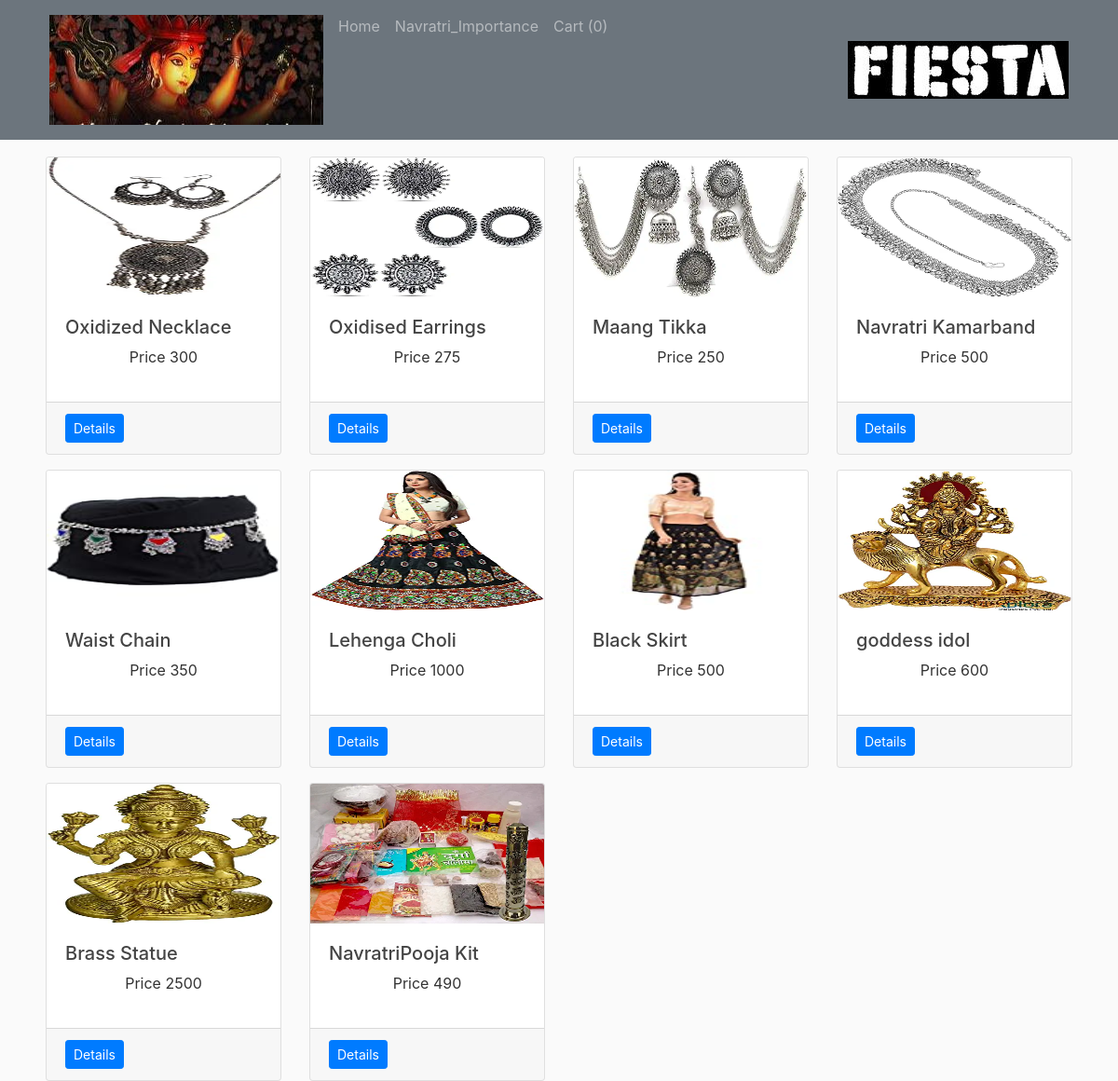
Screenshot of /navratri with the database file from the repository.
### database.py (models this page shows, shortened)
class Navratri(db.Model,UserMixin):
	id = db.Column(db.Integer,primary_key=True)
	image = db.Column(db.String(120),nullable=False)
	name = db.Column(db.String(120),nullable=False,unique=True)
	types = db.Column(db.String(120),nullable=False)
	category = db.Column(db.String(120),nullable=False)
	price = db.Column(db.Integer,nullable=False)
	companyname = db.Column(db.String(120),nullable=False)
	quantity = db.Column(db.Integer,nullable=False)
	detail = db.Column(db.String(200),nullable=False)
	username = db.Column(db.String(120),nullable=False)

### new.py (the view)
@app.route("/navratri")
def navratri():
	return render_template('navratri.html',products=Navratri.query.all())

### template/navratri.html (shortened to what this page needs)
<!DOCTYPE html>
<html>
<head>
    <link rel="stylesheet" href="https://stackpath.bootstrapcdn.com/bootstrap/4.4.1/css/bootstrap.min.css">
    <link rel="stylesheet" type="text/css" href="{{url_for('static', filename='main.css')}}">
</head>
<body >
  <nav class="navbar navbar-expand-md navbar-dark bg-secondary fixed-top"  >
    <div class="container">
      <div class="collapse navbar-collapse" id="navbarToggle">
         <div class="navbar-nav mr-auto" >
          <img class="nav-item nav-link"  src="{{url_for('static', filename='navratri/n1.jpg')}}"  />
          <div class="navbar-nav mr-auto" >
          <a class="nav-item nav-link" href="/home1" >Home</a>
          <a class="nav-item nav-link" href="/navratriimp">Navratri_Importance</a>
          <a class="nav-link" href="/carts" tableindex="-1" >Cart ({{session['Shoppingcart']|length}})</a>
        </div>
        </div>
        <div class="navbar-nav ">
            <img class="nav-item nav-link" src="{{url_for('static', filename='new3.jpg')}}" />
         </div>
      </div>
    </div>
  </nav>
<main role="main" class="container">
 <div class="row">
  {% for product in products %}
  <div class="col-md-3 mt-3">
      <div class="card">
        <img src="{{url_for('static',filename=product.image)}}" alt="{{product.name}}"class="card-img-top" height="150">
         <div class="card-body">
           <h5 class="text-cent">{{product.name}}</h5>
           <p class="text-center">Price {{product.price}}</p>
         </div>
         <div class="card-footer">
           <a href="{{url_for('single_page6',id=product.id)}}" class="float-left btn btn-sm btn-primary">Details</a>
         </div>
      </div>
  </div>
  {% endfor %}
</div>
</main>
</body>
</html>

### static/main.css (style rules this page uses)
body { background: #fafafa; color: #333333; margin-top: 5rem; }
h1, h2, h3, h4, h5, h6 { color: #444444; }
.row { display: flex; flex-wrap: wrap; padding: 0 4px; }

### rows the page displays
Navratri: image (picture), name "Oxidized Necklace", price "300"
Navratri: image (picture), name "Oxidised Earrings", price "275"
Navratri: image (picture), name "Maang Tikka", price "250"
Navratri: image (picture), name "Navratri Kamarband", price "500"
Navratri: image (picture), name "Waist Chain", price "350"
Navratri: image (picture), name "Lehenga Choli", price "1000"
Navratri: image (picture), name "Black Skirt", price "500"
Navratri: image (picture), name "goddess idol", price "600"
Navratri: image (picture), name "Brass Statue", price "2500"
Navratri: image (picture), name "NavratriPooja Kit", price "490"

### other values shown
{{ session['Shoppingcart']|length }} "0"
